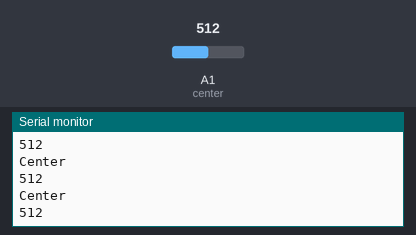
A sketch run on a simulated Arduino Uno, built with avr-gcc and run on an emulated ATmega328P. On the bench: the last lines printed to the serial monitor. The test bench sets the inputs (shaded band); at power-on: A1 (center) = 512.

Above: at 1.2 s.
1.3 s: A1 (center) set to 716
At 1.33 s:
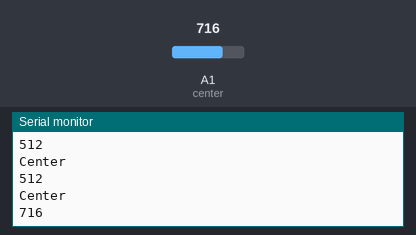
2.8 s: A1 (center) set to 900
At 2.84 s:
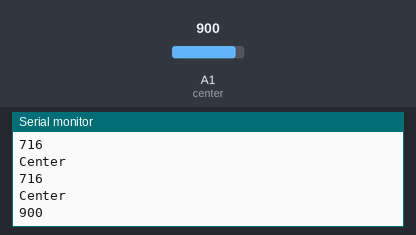
Timing chart, 0 to 5.8 s (numbered marks = the images above; inputs shaded):
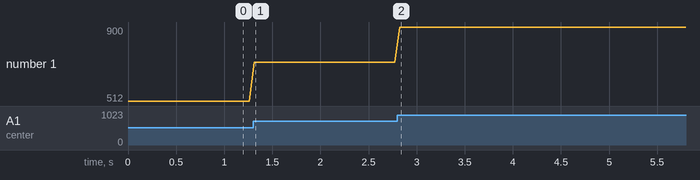

Measured:
- after the input at 1.3 s, the serial monitor: prints a new line at once (image 1)
- after the input at 2.8 s, the serial monitor: prints a new line at once (image 2)
- plotted number 1: 512 → 716 after the input at 1.3 s, 716 → 900 after the input at 2.8 s

The sketch:

IRsensormodded.ino
```cpp
#define center A1
//#define right 4
//#define left 3
int inputValCenter = 0;
int inputValLeft = 0;
int inputValRight = 0;

void setup() {
  pinMode(center, INPUT);
//  pinMode(center, INPUT);
//  pinMode(center, INPUT);
  Serial.begin(115200);

  Serial.println("IR sensors will run here");

  // put your setup code here, to run once:

}

void loop() {
    inputValCenter = analogRead(center);
 //   inputValLeft = analogRead(right);
 //   inputValRight = analogRead(left);


    Serial.println("\nCenter");
    Serial.println(inputValCenter);
  //  Serial.println("\nLeft");
 //   Serial.println(inputValLeft);
  //  Serial.println("\nRight");
//    Serial.println(inputValRight);

    delay(50);


}
```
